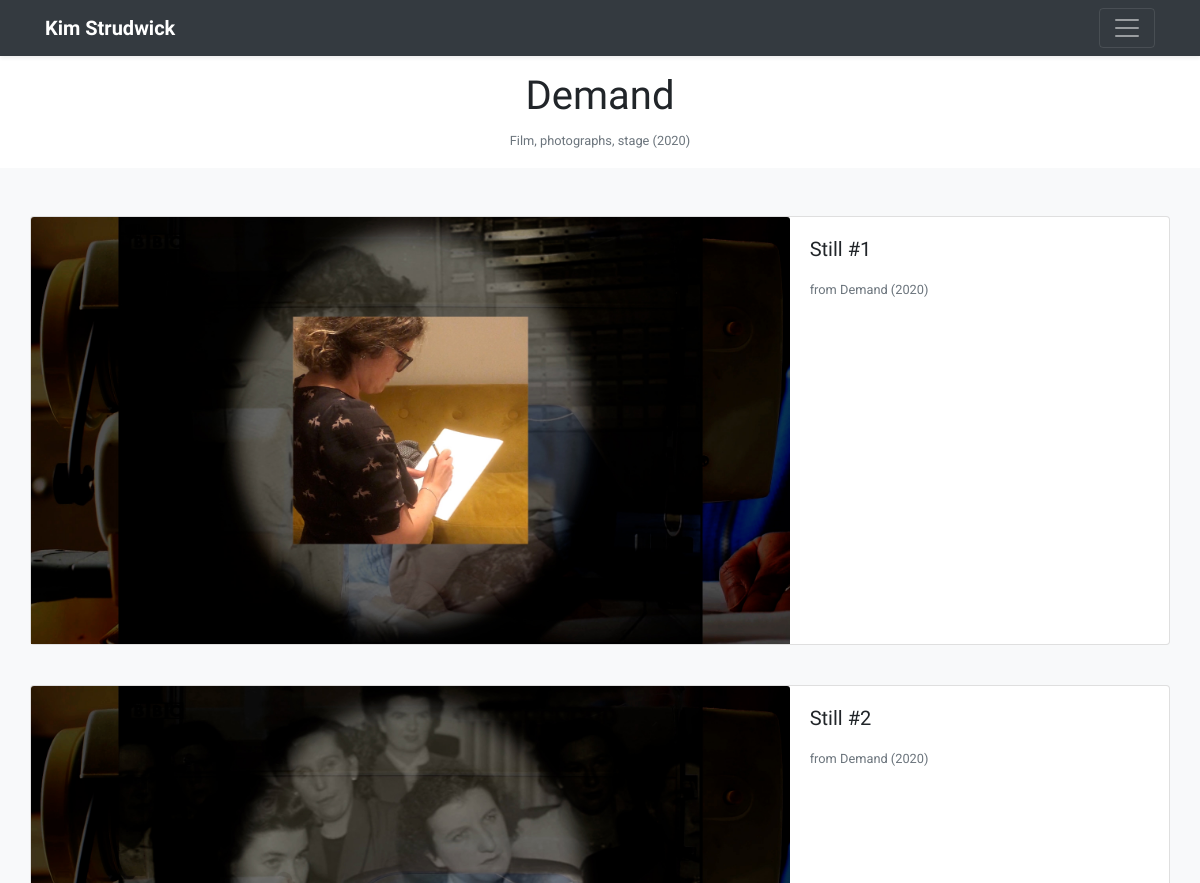
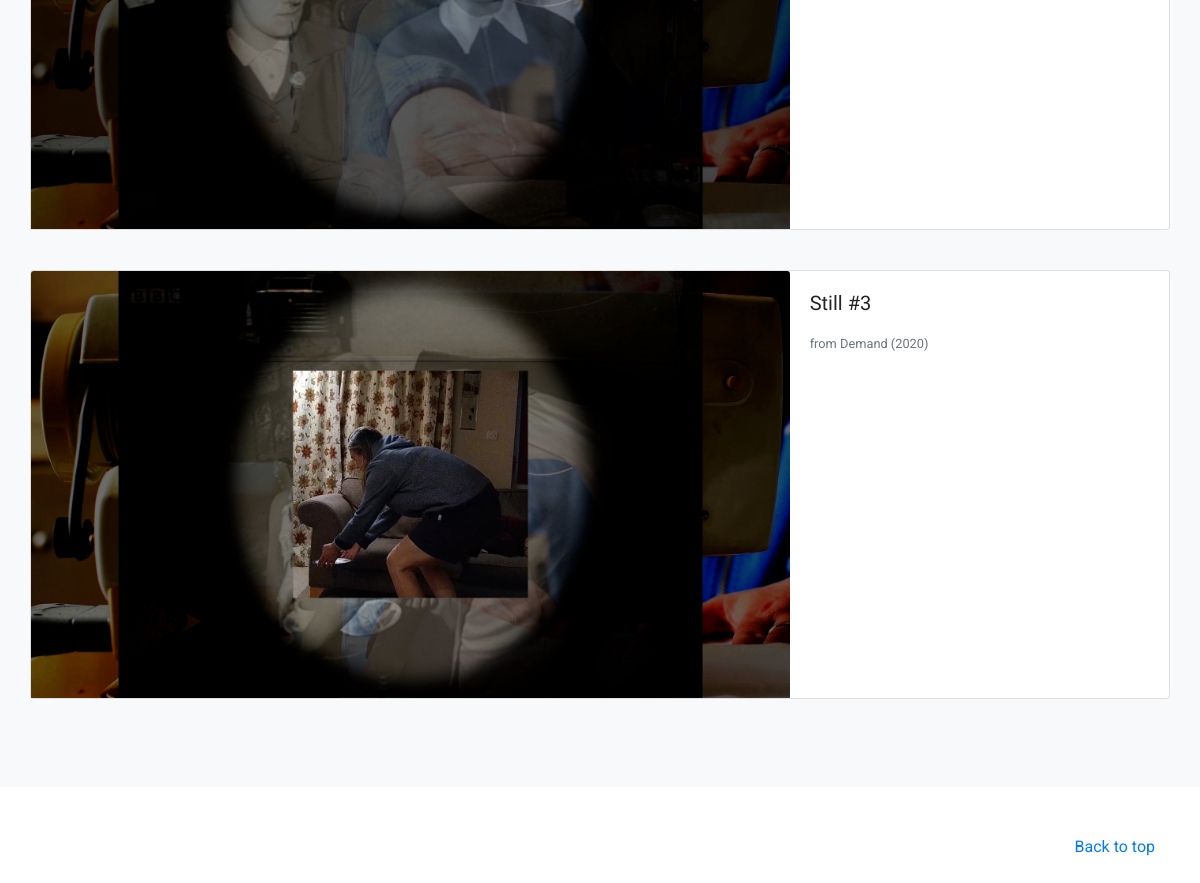
The page /projects/1 on the database as committed earlier (2 pictures, top to bottom).
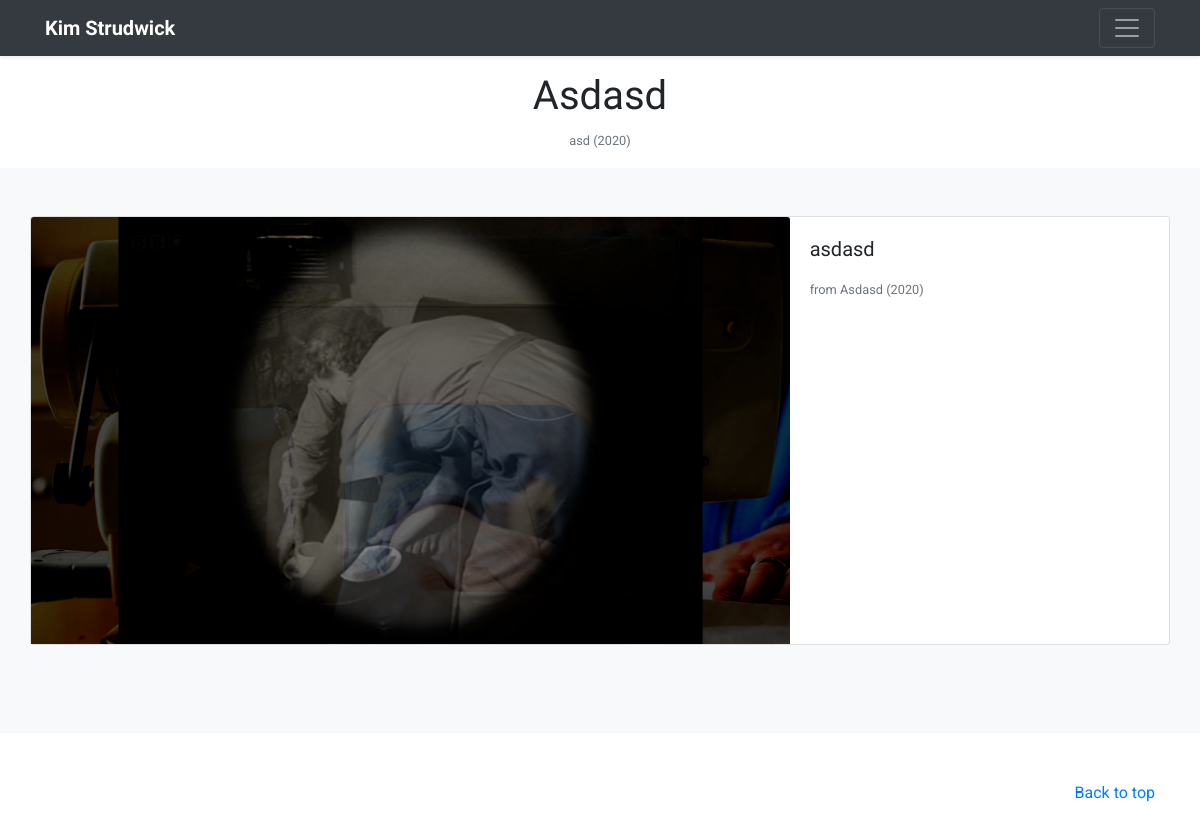
The same page on the database as committed later.
### frontend/models.py (models this page shows, shortened)
class Project(models.Model):
    title = models.CharField(max_length=60)
    medium = models.CharField(max_length=60)
    date = models.DateField()
    description = MarkdownxField()

class ProjectImage(models.Model):
    title = models.CharField(max_length=30)
    description = MarkdownxField(blank=True)
    project = models.ForeignKey(
        Project, related_name="images", on_delete=models.PROTECT
    )
    upload = models.ImageField(upload_to="project_images")

### frontend/views.py (the view)
# urls.py: path("projects/<int:project_id>", views.project, name="project"),
def project(request, project_id):
    project = get_object_or_404(Project, pk=project_id)
    return render(
        request, "project.html", {"project": project, "about_text": _get_about_text()}
    )

### frontend/templatetags/project_extras.py (called while the page is built)
@register.filter
def show_markdown(text):
    return markdownify(text)

### frontend/views.py (called while the page is built)
def _get_about_text():
    return Snippet.objects.get(pk="about").text

### frontend/templates/project.html (shortened to what this page needs)
{% extends "base.html" %}
{% load project_extras %}
{% block lead_text %}
<h1>{{ project.title}}</h1>
<small class="text-muted medium-description">{{ project.medium}} ({{project.date|date:"Y"}})</small>
{% endblock %}
{% block content %}
{% for project_image in project.images.all %}
<div class="card mb-3"">
    <div class=" row no-gutters">
    <div class="col-md-8">
        <img src="{{ project_image.upload.url }}" class="card-img-top" alt="{{ project_image.title }}">
    </div>
    <div class="col-md-4">
        <div class="card-body">
            <h5 class="card-title">{{ project_image.title}}</h5>
            <p class="card-text"><small class="text-muted">from {{project_image.project.title}}
                    ({{ project_image.project.date|date:"Y" }})</small></p>
        </div>
    </div>
</div>
</div>
<br>
{% endfor %}
{% endblock %}

Rows that differ between the two databases and show on the page:
removed ProjectImage: upload (picture), title "Still #2", project "Demand", project "2020"
removed ProjectImage: upload (picture), title "Still #3", project "Demand", project "2020"
changed Project: title "Demand" → "Asdasd"; medium "Film, photographs, stage" → "asd"
changed ProjectImage: upload: a different picture; title "Still #1" → "asdasd"; project "Demand" → "Asdasd"
